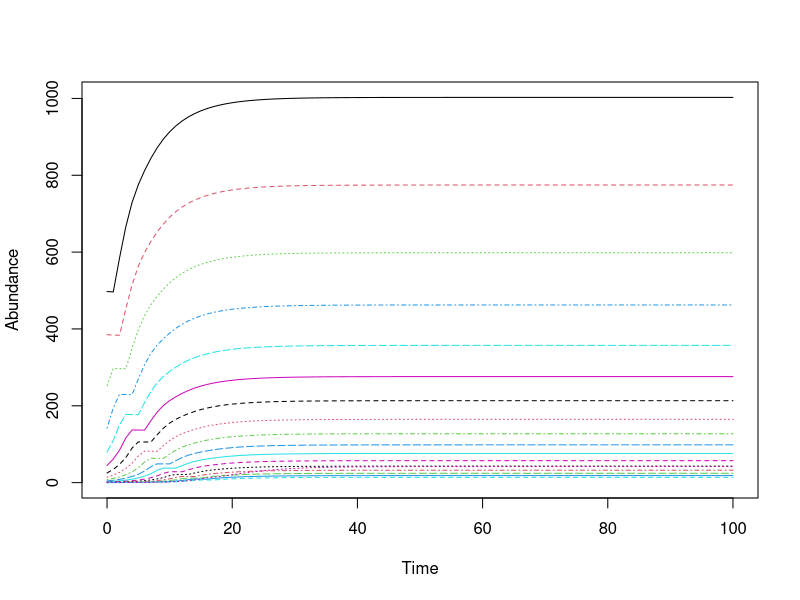

This chart was generated by the following R code:
## ---- chunk 1
rm(list=ls())

library(tidyverse)

sapply(list.files(pattern="[.]R$", path="./Functions", full.names=TRUE), source)

IC <- read.csv('IC.csv')

#Set Model----
time_horizon = 100

# Recruits in unfished pop
R0 = 355770

# Calcualted total instantaneous mortality
Z.2012 = 0.579336

## ---- chunk 2
Linf = 122.1
K = 0.172
to = 0.919
  
Wa = 0.024
  
Wb = 2.824
  
maxAge = 18

#Length (cm) at which a fish is 50/95 percent likely to be mature
m50 = 55

m95 = 62.7

females = 0.6

#Natural mortality
M <- K * 1.5


#Steepness parameter h - when you dont have a study use 0.7
h=0.7
## ---- chunk 3
#Morphology ----

#Our max age is 18 years
Age <- seq(1,maxAge,1)

#Length at median age 
Length <- Linf * (1 - exp(-K * ((Age + 0.5) - to)))

#Converts lengths (cm) to weight (g)
Weight <- Wa*Length^Wb

# Probabilty of Maturity
Ma = 1/(1 + exp(-log(19)*((Length - m50)/(m95 - m50))))

#realitve fecundity - produce about 41 eggs per gram 
#SOURCE: https://www.scribd.com/doc/81002346/Crecimiento-y-Reproduccion-de-corvina
fa <- Weight*41

#Price per USD per kg is dependent on size of fish
Price <- c(0.71,3.25,4.31)


## ---- chunk 4
#Length (cm) at which a fish is vulnerable to fishing mortality----
Lc = trunc(Length)

# Hold mortality constant through time
Z = Z.2012


Scenarios = expand.grid(Lc, Z) %>%
            select(Z = Var2, Lc = Var1) %>%
            mutate(Label = paste(Z, Lc, sep = "-"))
## ---- chunk 5
#gear selectivity

Lc =100
Va = ifelse(Length < Lc, 0, 1)

#fishing mortality

F = Z.2012 - M 

#survival probabilty

Sa <- exp(-M - ( Va * (F/12)))

## ---- chunk 6

A = matrix(data = 0, nrow = maxAge, ncol = maxAge)


for (r in 2:18) {
  
  j = r - 1 
  
  A[r, j] =  Sa[j]

}

A[maxAge, maxAge] = Sa[maxAge]

## ---- chunk 7

N0 = as.numeric(IC[1, ])

pop <- matrix(0, maxAge, time_horizon + 1)
pop[, 1] <- N0

for (i in 1:time_horizon) {
  # Survival
  pop[, i + 1] <- A %*% pop[, i]
  # Reproduction
  Ne <- sum(fa * Ma * females * pop[, i])
  
  
  pop[1, i + 1] <- (560 * Ne) / (17271619 + ((h - 0.2) * Ne))
}


pop[,90:100]
matplot(0:time_horizon, t(pop), type = "l", xlab = "Time",  ylab = "Abundance")
